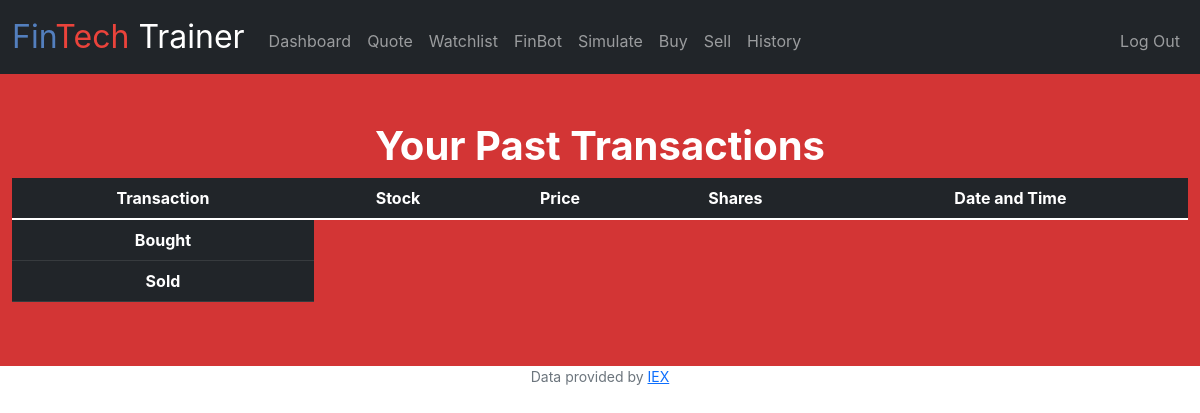
/history (signed in), run on an earlier commit of the app's database.
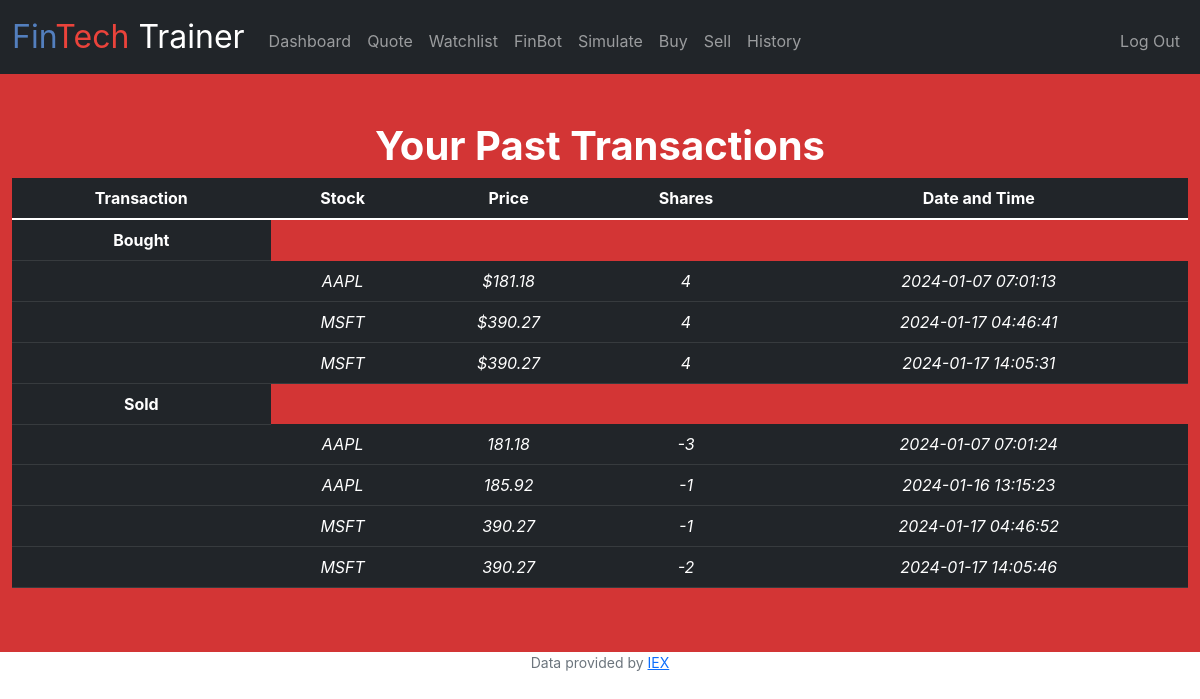
And on a later commit of the database.
### tables this page shows
CREATE TABLE purchases (id INTEGER PRIMARY KEY AUTOINCREMENT NOT NULL, username TEXT NOT NULL, stock TEXT NOT NULL, shares INTEGER NOT NULL, price NUMERIC NOT NULL, type TEXT, DT TIMESTAMP);

### app.py (the view)
@app.route("/history")
@login_required
def history():
    userid = session["user_id"]
    username = db.execute("select username from users where id=?",userid)[0]["username"]
    purchases_buy = db.execute("select * from purchases where username= ? AND type='B'",username)
    purchases_sell = db.execute("select * from purchases where username=? AND type='S'",username)
    return render_template("history.html", purchases_buy=purchases_buy, purchases_sell=purchases_sell)

### app.py (called while the page is built)
@app.after_request
def after_request(response):
    response.headers["Cache-Control"] = "no-cache, no-store, must-revalidate"
    response.headers["Expires"] = 0
    response.headers["Pragma"] = "no-cache"
    return response

### helpers.py (called while the page is built)
def login_required(f):
    @wraps(f)
    def decorated_function(*args, **kwargs):
        if session.get("user_id") is None:
            return redirect("/login")
        return f(*args, **kwargs)
    return decorated_function

def usd(value):
    return f"${value:,.2f}"

### templates/history.html (shortened to what this page needs)
{% extends "layout.html" %}
{% block main %}
<h1 class="pageheader">Your Past Transactions</h1>
<table class="table table-dark">
    <thead>
      <tr>
        <th scope="col">Transaction</th>
        <th scope="col">Stock</th>
        <th scope="col">Price</th>
        <th scope="col">Shares</th>
        <th scope="col">Date and Time</th>
      </tr>
    </thead>
    <tbody>
      <tr>
        <th scope="row">Bought</th>
      </tr>
      {% for row in purchases_buy %}
        <tr>
          <th></th>
          <td>{{row.stock}}</td>
          <td>{{row.price | usd}}</td>
          <td>{{row.shares}}</td>
          <td>{{row.DT}}</td>
        </tr>
      {% endfor %}
      <tr>
        <th scope="row">Sold</th>
      </tr>
      {% for row in purchases_sell %}
        <tr>
          <th></th>
          <td>{{row.stock}}</td>
          <td>{{row.price}}</td>
          <td>{{row.shares}}</td>
          <td>{{row.DT}}</td>
        </tr>
      {% endfor %}
    </tbody>
  </table>
{% endblock %}

What changed in the data, as far as the page shows it:
added purchases: stock "AAPL", price "$181.18", shares "4", DT "2024-01-07 07:01:13", shown under "Your Past Transactions"
added purchases: stock "MSFT", price "$390.27", shares "4", DT "2024-01-17 04:46:41", shown under "Your Past Transactions"
added purchases: stock "MSFT", price "$390.27", shares "4", DT "2024-01-17 14:05:31", shown under "Your Past Transactions"
added purchases: stock "AAPL", price "181.18", shares "-3", DT "2024-01-07 07:01:24"
added purchases: stock "AAPL", price "185.92", shares "-1", DT "2024-01-16 13:15:23"
added purchases: stock "MSFT", price "390.27", shares "-1", DT "2024-01-17 04:46:52"
added purchases: stock "MSFT", price "390.27", shares "-2", DT "2024-01-17 14:05:46"
